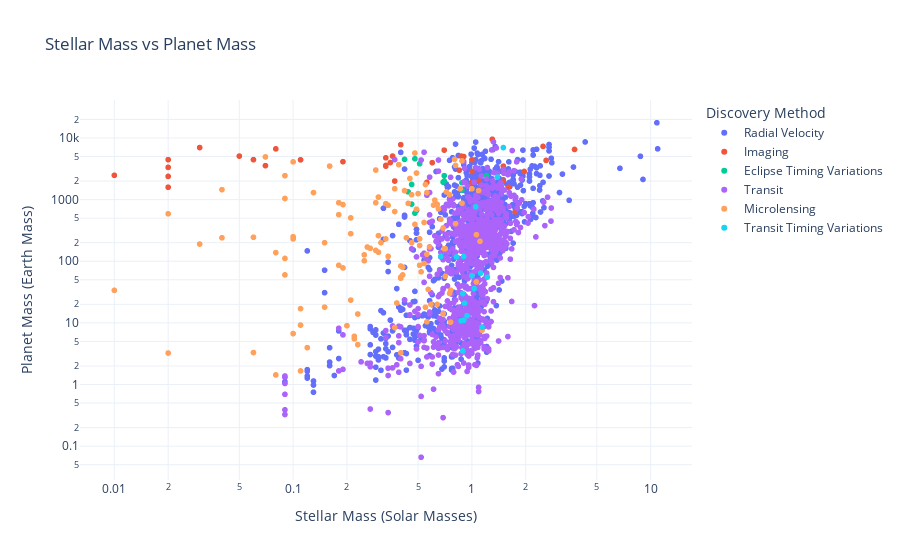

The code cell stored with this chart in its notebook:
### Markdown cell above
### Mass

### Code cell
fig1 = px.scatter(
    filtered_data_filtered,
    x="Stellar Mass",
    y="Mass",
    color="Discovery Method",
    labels={
        "Stellar Mass": "Stellar Mass (Solar Masses)",
        "Mass": "Planet Mass (Earth Mass)"
    },
    title="Stellar Mass vs Planet Mass",
    template="plotly_white",
    log_x=True,  # Scala logaritmica per gestire i dati
    log_y=True
)
fig1.show()

### Figure 1 — Plotly figure (JSON) as saved in the notebook; plotly's stock layout.template omitted (floating-point values rounded to 4 significant figures; data arrays with more than 128 entries replaced by an {"elided": "..."} marker saying what was removed)
{"data": [{"hovertemplate": "Discovery Method=Radial Velocity<br>Stellar Mass (Solar Masses)=%{x}<br>Planet Mass (Earth Mass)=%{y}<extra></extra>", "legendgroup": "Radial Velocity", "marker": {"color": "#636efa", "symbol": "circle"}, "mode": "markers", "name": "Radial Velocity", "showlegend": true, "type": "scattergl", "x": {"elided": "899 float values"}, "xaxis": "x", "y": {"elided": "899 float values"}, "yaxis": "y"}, {"hovertemplate": "Discovery Method=Imaging<br>Stellar Mass (Solar Masses)=%{x}<br>Planet Mass (Earth Mass)=%{y}<extra></extra>", "legendgroup": "Imaging", "marker": {"color": "#EF553B", "symbol": "circle"}, "mode": "markers", "name": "Imaging", "showlegend": true, "type": "scattergl", "x": [0.85, 0.19, 0.4, 0.11, 0.02, 0.02, 0.08, 0.6, 1.75, null, 0.02, 0.01, 0.35, 0.37, null, 0.33, 0.05, 1.22, 0.7, 0.9, 0.33, 2.4, 1.5, null, 1.6, 1.96, 2.5, 3.75, null, 1.3, 1.5, 1.5, 1.5, null, null, null, 0.02, null, null, 0.87, 1, 0.56, null, 1, 1, 0.06, 0.33, 0.36, 0.07, null, 0.03, 1.1, 1.76, 2.6], "xaxis": "x", "y": [3000, 4132.0, 7786.0, 4418.0, 2384.0, 1589.0, 6657.0, 3973.0, 635.7, 4290.0, 3337.0, 2479.0, 3994.0, 2002.0, 5403, 3496, 5085.0, 1271.0, 6356, 5000, 3591.0, null, 3496, 3496.0, 1589, 2860.0, 7300, 6516.0, 6992.0, 9535.0, 2000, 3000, 3000, 3178.0, null, null, 4450.0, 953.5, 635.7, 5085, 2860, 1907.0, 4132.0, 4450.0, 1907.0, 4450.0, 4767.0, 5085.0, 3560.0, 2384.0, 6992, 2002.0, null, 4327.0], "yaxis": "y"}, {"hovertemplate": "Discovery Method=Eclipse Timing Variations<br>Stellar Mass (Solar Masses)=%{x}<br>Planet Mass (Earth Mass)=%{y}<extra></extra>", "legendgroup": "Eclipse Timing Variations", "marker": {"color": "#00cc96", "symbol": "circle"}, "mode": "markers", "name": "Eclipse Timing Variations", "showlegend": true, "type": "scattergl", "x": [0.48, 0.51, 0.69, 0.88, 0.88, 0.48, 1.21, null, null, null, 0.42, 0.46, 0.46, 0.44, 0.7, 0.7], "xaxis": "x", "y": [603.9, 3823.0, 1923.0, 1875.0, 1430.0, 4603.0, 2445.0, 7533.0, 2330.0, 731, 4497.0, 845.4, 1761.0, 1335.0, 2002.0, 2447.0], "yaxis": "y"}, {"hovertemplate": "Discovery Method=Transit<br>Stellar Mass (Solar Masses)=%{x}<br>Planet Mass (Earth Mass)=%{y}<extra></extra>", "legendgroup": "Transit", "marker": {"color": "#ab63fa", "symbol": "circle"}, "mode": "markers", "name": "Transit", "showlegend": true, "type": "scattergl", "x": {"elided": "3444 float values"}, "xaxis": "x", "y": {"elided": "3444 float values"}, "yaxis": "y"}, {"hovertemplate": "Discovery Method=Microlensing<br>Stellar Mass (Solar Masses)=%{x}<br>Planet Mass (Earth Mass)=%{y}<extra></extra>", "legendgroup": "Microlensing", "marker": {"color": "#FFA15A", "symbol": "circle"}, "mode": "markers", "name": "Microlensing", "showlegend": true, "type": "scattergl", "x": [0.48, 0.09, 0.45, 0.04, 0.49, 0.07, 0.5, 0.64, 0.06, 0.76, 0.37, 0.33, 1.14, 0.09, 0.22, 1.09, 0.19, 0.65, 0.09, 0.69, 0.09, 0.76, 0.48, 0.61, 0.31, 0.06, 0.3, 0.21, 0.56, 0.56, 0.52, 0.19, 0.16, 0.58, 0.11, 0.18, 0.67, 0.75, 0.11, 0.15, 0.86, 0.39, 0.49, 0.1, 0.88, 0.02, 0.01, 0.29, 0.15, 0.75, 0.03, 0.63, 0.46, 0.69, 0.22, 0.51, 0.51, 0.41, 0.64, 0.71, 0.37, 0.41, 0.26, 0.21, 1.06, 1.06, 0.02, 0.44, 0.34, 0.29, 0.4, 0.57, 0.1, 0.54, 0.11, 0.29, 0.46, 0.33, 0.71, 0.62, 0.4, 0.4, 0.51, 0.1, 0.3, 0.38, 0.34, 0.55, 0.08, 0.13, 0.72, 0.3, 0.88, 0.08, 0.1, 0.4, 0.25, 0.56, 0.2, 0.7, 0.55, 0.21, 0.81, 0.23, 0.04, 0.25, 0.23, 0.12, 1, 0.54, 0.18, 0.18, 0.37, 1.11, 0.43, 0.42, 0.27, 0.8, 0.59, 0.81], "xaxis": "x", "y": [5700, 1043, 2200, 1450, 700, 4923, 1250, 836, 245.0, 34, 640, 230, 7.59, 60, 6.059, 1400, 77.87, 705.6, 111, 346.4, 2447.0, 10.28, 397, 813.6, 200, 3.3, 260, 23.4, 1300, 10.4, 67.3, 830, 3500, 170, 9.2, 86, 480, 30, 17, 18, 1500, 3690, 2700, 6.7, 871, 3.24, 33.7, 890, 200, 1200, 190, 830, 1200, 14.1, 5.5, 231, 86, 80, 20, 57, 1500, 60, 170, 280, 46.1, 270, 588, 868, 120, 150, 53.1, 35, 4100, 92, 1.66, 3020, 200, 860, 160, 982, 55.3, 83.7, 180, 230, 1100, 21, 807, 17.9, 138, 1300, 1330, 140, 4253, 1.43, 250, 3.269, 127, 130, 9, 160, 1760, 505, 3585, 4.43, 240, 101.7, 13.93, 3.96, 1500, 425.9, 570, 890, 8.4, 210, 240, 1400, 162.1, 4513.0, 20, 407], "yaxis": "y"}, {"hovertemplate": "Discovery Method=Transit Timing Variations<br>Stellar Mass (Solar Masses)=%{x}<br>Planet Mass (Earth Mass)=%{y}<extra></extra>", "legendgroup": "Transit Timing Variations", "marker": {"color": "#19d3f3", "symbol": "circle"}, "mode": "markers", "name": "Transit Timing Variations", "showlegend": true, "type": "scattergl", "x": [1.03, null, 0.94, 1.14, 0.8, 0.87, 0.89, 0.89, 0.67, 0.67, 1, 1, 0.9, 0.9, 1.39, 1.5, 0.9, 1.05, 0.91, 0.82, 1.12, 1.22], "xaxis": "x", "y": [36, 100, 13.1, 8.5, null, 10.8, 3.5, 29.9, 119.9, null, 58.2, null, 11, null, 2320.0, 6992.0, 119.5, 762.8, 20.9, 117.3, 64.2, 55.2], "yaxis": "y"}], "layout": {"legend": {"title": {"text": "Discovery Method"}, "tracegroupgap": 0}, "title": {"text": "Stellar Mass vs Planet Mass"}, "xaxis": {"anchor": "y", "domain": [0, 1], "title": {"text": "Stellar Mass (Solar Masses)"}, "type": "log"}, "yaxis": {"anchor": "x", "domain": [0, 1], "title": {"text": "Planet Mass (Earth Mass)"}, "type": "log"}}}
